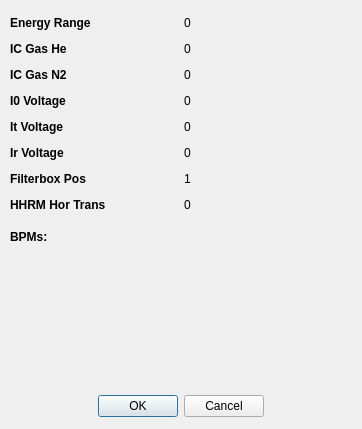
<?xml version="1.0" encoding="UTF-8"?>
<ui version="4.0">
 <class>Dialog</class>
 <widget class="QDialog" name="Dialog">
  <property name="geometry">
   <rect>
    <x>0</x>
    <y>0</y>
    <width>362</width>
    <height>429</height>
   </rect>
  </property>
  <property name="windowTitle">
   <string>Dialog</string>
  </property>
  <widget class="QDialogButtonBox" name="buttonBox">
   <property name="geometry">
    <rect>
     <x>10</x>
     <y>390</y>
     <width>341</width>
     <height>32</height>
    </rect>
   </property>
   <property name="orientation">
    <enum>Qt::Horizontal</enum>
   </property>
   <property name="standardButtons">
    <set>QDialogButtonBox::Cancel|QDialogButtonBox::Ok</set>
   </property>
   <property name="centerButtons">
    <bool>true</bool>
   </property>
  </widget>
  <widget class="QWidget" name="gridLayoutWidget">
   <property name="geometry">
    <rect>
     <x>10</x>
     <y>10</y>
     <width>341</width>
     <height>211</height>
    </rect>
   </property>
   <layout class="QGridLayout" name="gridLayout">
    <item row="5" column="1">
     <widget class="QLabel" name="label_ir_voltage">
      <property name="sizePolicy">
       <sizepolicy hsizetype="Preferred" vsizetype="Maximum">
        <horstretch>0</horstretch>
        <verstretch>0</verstretch>
       </sizepolicy>
      </property>
      <property name="text">
       <string>0</string>
      </property>
      <property name="alignment">
       <set>Qt::AlignLeading|Qt::AlignLeft|Qt::AlignTop</set>
      </property>
     </widget>
    </item>
    <item row="0" column="1">
     <widget class="QLabel" name="label_en_range">
      <property name="sizePolicy">
       <sizepolicy hsizetype="Preferred" vsizetype="Maximum">
        <horstretch>0</horstretch>
        <verstretch>0</verstretch>
       </sizepolicy>
      </property>
      <property name="text">
       <string>0</string>
      </property>
      <property name="alignment">
       <set>Qt::AlignLeading|Qt::AlignLeft|Qt::AlignTop</set>
      </property>
     </widget>
    </item>
    <item row="3" column="0">
     <widget class="QLabel" name="label_7">
      <property name="sizePolicy">
       <sizepolicy hsizetype="Preferred" vsizetype="Maximum">
        <horstretch>0</horstretch>
        <verstretch>0</verstretch>
       </sizepolicy>
      </property>
      <property name="font">
       <font>
        <bold>true</bold>
       </font>
      </property>
      <property name="text">
       <string>I0 Voltage</string>
      </property>
      <property name="alignment">
       <set>Qt::AlignLeading|Qt::AlignLeft|Qt::AlignTop</set>
      </property>
     </widget>
    </item>
    <item row="2" column="0">
     <widget class="QLabel" name="label_6">
      <property name="sizePolicy">
       <sizepolicy hsizetype="Preferred" vsizetype="Maximum">
        <horstretch>0</horstretch>
        <verstretch>0</verstretch>
       </sizepolicy>
      </property>
      <property name="font">
       <font>
        <bold>true</bold>
       </font>
      </property>
      <property name="text">
       <string>IC Gas N2</string>
      </property>
      <property name="alignment">
       <set>Qt::AlignLeading|Qt::AlignLeft|Qt::AlignTop</set>
      </property>
     </widget>
    </item>
    <item row="1" column="0">
     <widget class="QLabel" name="label_5">
      <property name="sizePolicy">
       <sizepolicy hsizetype="Preferred" vsizetype="Maximum">
        <horstretch>0</horstretch>
        <verstretch>0</verstretch>
       </sizepolicy>
      </property>
      <property name="font">
       <font>
        <bold>true</bold>
       </font>
      </property>
      <property name="text">
       <string>IC Gas He</string>
      </property>
      <property name="alignment">
       <set>Qt::AlignLeading|Qt::AlignLeft|Qt::AlignTop</set>
      </property>
     </widget>
    </item>
    <item row="0" column="0">
     <widget class="QLabel" name="label_4">
      <property name="sizePolicy">
       <sizepolicy hsizetype="Preferred" vsizetype="Maximum">
        <horstretch>0</horstretch>
        <verstretch>0</verstretch>
       </sizepolicy>
      </property>
      <property name="font">
       <font>
        <bold>true</bold>
       </font>
      </property>
      <property name="text">
       <string>Energy Range</string>
      </property>
      <property name="alignment">
       <set>Qt::AlignLeading|Qt::AlignLeft|Qt::AlignTop</set>
      </property>
     </widget>
    </item>
    <item row="4" column="0">
     <widget class="QLabel" name="label_8">
      <property name="sizePolicy">
       <sizepolicy hsizetype="Preferred" vsizetype="Maximum">
        <horstretch>0</horstretch>
        <verstretch>0</verstretch>
       </sizepolicy>
      </property>
      <property name="font">
       <font>
        <bold>true</bold>
       </font>
      </property>
      <property name="text">
       <string>It Voltage</string>
      </property>
      <property name="alignment">
       <set>Qt::AlignLeading|Qt::AlignLeft|Qt::AlignTop</set>
      </property>
     </widget>
    </item>
    <item row="6" column="0">
     <widget class="QLabel" name="label_10">
      <property name="sizePolicy">
       <sizepolicy hsizetype="Preferred" vsizetype="Maximum">
        <horstretch>0</horstretch>
        <verstretch>0</verstretch>
       </sizepolicy>
      </property>
      <property name="font">
       <font>
        <bold>true</bold>
       </font>
      </property>
      <property name="text">
       <string>Filterbox Pos</string>
      </property>
      <property name="alignment">
       <set>Qt::AlignLeading|Qt::AlignLeft|Qt::AlignTop</set>
      </property>
     </widget>
    </item>
    <item row="7" column="0">
     <widget class="QLabel" name="label_11">
      <property name="sizePolicy">
       <sizepolicy hsizetype="Preferred" vsizetype="Maximum">
        <horstretch>0</horstretch>
        <verstretch>0</verstretch>
       </sizepolicy>
      </property>
      <property name="font">
       <font>
        <bold>true</bold>
       </font>
      </property>
      <property name="text">
       <string>HHRM Hor Trans</string>
      </property>
      <property name="alignment">
       <set>Qt::AlignLeading|Qt::AlignLeft|Qt::AlignTop</set>
      </property>
     </widget>
    </item>
    <item row="1" column="1">
     <widget class="QLabel" name="label_ic_gas_he">
      <property name="sizePolicy">
       <sizepolicy hsizetype="Preferred" vsizetype="Maximum">
        <horstretch>0</horstretch>
        <verstretch>0</verstretch>
       </sizepolicy>
      </property>
      <property name="text">
       <string>0</string>
      </property>
      <property name="alignment">
       <set>Qt::AlignLeading|Qt::AlignLeft|Qt::AlignTop</set>
      </property>
     </widget>
    </item>
    <item row="2" column="1">
     <widget class="QLabel" name="label_ic_gas_n2">
      <property name="sizePolicy">
       <sizepolicy hsizetype="Preferred" vsizetype="Maximum">
        <horstretch>0</horstretch>
        <verstretch>0</verstretch>
       </sizepolicy>
      </property>
      <property name="text">
       <string>0</string>
      </property>
      <property name="alignment">
       <set>Qt::AlignLeading|Qt::AlignLeft|Qt::AlignTop</set>
      </property>
     </widget>
    </item>
    <item row="3" column="1">
     <widget class="QLabel" name="label_i0_voltage">
      <property name="sizePolicy">
       <sizepolicy hsizetype="Preferred" vsizetype="Maximum">
        <horstretch>0</horstretch>
        <verstretch>0</verstretch>
       </sizepolicy>
      </property>
      <property name="text">
       <string>0</string>
      </property>
      <property name="alignment">
       <set>Qt::AlignLeading|Qt::AlignLeft|Qt::AlignTop</set>
      </property>
     </widget>
    </item>
    <item row="4" column="1">
     <widget class="QLabel" name="label_it_voltage">
      <property name="sizePolicy">
       <sizepolicy hsizetype="Preferred" vsizetype="Maximum">
        <horstretch>0</horstretch>
        <verstretch>0</verstretch>
       </sizepolicy>
      </property>
      <property name="text">
       <string>0</string>
      </property>
      <property name="alignment">
       <set>Qt::AlignLeading|Qt::AlignLeft|Qt::AlignTop</set>
      </property>
     </widget>
    </item>
    <item row="6" column="1">
     <widget class="QLabel" name="label_fb_pos">
      <property name="sizePolicy">
       <sizepolicy hsizetype="Preferred" vsizetype="Maximum">
        <horstretch>0</horstretch>
        <verstretch>0</verstretch>
       </sizepolicy>
      </property>
      <property name="text">
       <string>1</string>
      </property>
      <property name="alignment">
       <set>Qt::AlignLeading|Qt::AlignLeft|Qt::AlignTop</set>
      </property>
     </widget>
    </item>
    <item row="5" column="0">
     <widget class="QLabel" name="label_9">
      <property name="sizePolicy">
       <sizepolicy hsizetype="Preferred" vsizetype="Maximum">
        <horstretch>0</horstretch>
        <verstretch>0</verstretch>
       </sizepolicy>
      </property>
      <property name="font">
       <font>
        <bold>true</bold>
       </font>
      </property>
      <property name="text">
       <string>Ir Voltage</string>
      </property>
      <property name="alignment">
       <set>Qt::AlignLeading|Qt::AlignLeft|Qt::AlignTop</set>
      </property>
     </widget>
    </item>
    <item row="7" column="1">
     <widget class="QLabel" name="label_hhrm_hor_trans">
      <property name="sizePolicy">
       <sizepolicy hsizetype="Preferred" vsizetype="Maximum">
        <horstretch>0</horstretch>
        <verstretch>0</verstretch>
       </sizepolicy>
      </property>
      <property name="text">
       <string>0</string>
      </property>
      <property name="alignment">
       <set>Qt::AlignLeading|Qt::AlignLeft|Qt::AlignTop</set>
      </property>
     </widget>
    </item>
   </layout>
  </widget>
  <widget class="QWidget" name="verticalLayoutWidget">
   <property name="geometry">
    <rect>
     <x>10</x>
     <y>230</y>
     <width>341</width>
     <height>151</height>
    </rect>
   </property>
   <layout class="QVBoxLayout" name="verticalLayout">
    <item>
     <layout class="QGridLayout" name="gridLayout_2">
      <item row="0" column="0">
       <widget class="QLabel" name="label_12">
        <property name="sizePolicy">
         <sizepolicy hsizetype="Preferred" vsizetype="Maximum">
          <horstretch>0</horstretch>
          <verstretch>0</verstretch>
         </sizepolicy>
        </property>
        <property name="font">
         <font>
          <bold>true</bold>
         </font>
        </property>
        <property name="text">
         <string>BPMs:</string>
        </property>
        <property name="alignment">
         <set>Qt::AlignLeading|Qt::AlignLeft|Qt::AlignTop</set>
        </property>
       </widget>
      </item>
     </layout>
    </item>
    <item>
     <spacer name="verticalSpacer">
      <property name="orientation">
       <enum>Qt::Vertical</enum>
      </property>
      <property name="sizeHint" stdset="0">
       <size>
        <width>20</width>
        <height>40</height>
       </size>
      </property>
     </spacer>
    </item>
   </layout>
  </widget>
  <zorder>buttonBox</zorder>
  <zorder>gridLayoutWidget</zorder>
  <zorder>label_12</zorder>
  <zorder>label_12</zorder>
  <zorder>label_12</zorder>
  <zorder>verticalLayoutWidget</zorder>
 </widget>
 <resources/>
 <connections>
  <connection>
   <sender>buttonBox</sender>
   <signal>accepted()</signal>
   <receiver>Dialog</receiver>
   <slot>accept()</slot>
   <hints>
    <hint type="sourcelabel">
     <x>248</x>
     <y>254</y>
    </hint>
    <hint type="destinationlabel">
     <x>157</x>
     <y>274</y>
    </hint>
   </hints>
  </connection>
  <connection>
   <sender>buttonBox</sender>
   <signal>rejected()</signal>
   <receiver>Dialog</receiver>
   <slot>reject()</slot>
   <hints>
    <hint type="sourcelabel">
     <x>316</x>
     <y>260</y>
    </hint>
    <hint type="destinationlabel">
     <x>286</x>
     <y>274</y>
    </hint>
   </hints>
  </connection>
 </connections>
</ui>
